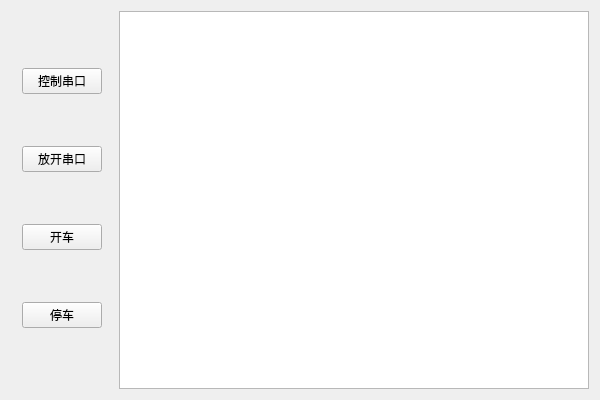
<?xml version="1.0" encoding="UTF-8"?>
<ui version="4.0">
 <class>CarClientClass</class>
 <widget class="QMainWindow" name="CarClientClass">
  <property name="geometry">
   <rect>
    <x>0</x>
    <y>0</y>
    <width>600</width>
    <height>400</height>
   </rect>
  </property>
  <property name="windowTitle">
   <string>CarClient</string>
  </property>
  <widget class="QWidget" name="centralWidget">
   <layout class="QGridLayout" name="gridLayout">
    <item row="0" column="0">
     <widget class="QWidget" name="widget" native="true">
      <layout class="QGridLayout" name="gridLayout_2">
       <item row="0" column="0">
        <widget class="QPushButton" name="btn_controll">
         <property name="text">
          <string>控制串口</string>
         </property>
        </widget>
       </item>
       <item row="4" column="0">
        <widget class="QPushButton" name="btn_stop">
         <property name="text">
          <string>停车</string>
         </property>
        </widget>
       </item>
       <item row="2" column="0">
        <widget class="QPushButton" name="btn_start">
         <property name="text">
          <string>开车</string>
         </property>
        </widget>
       </item>
       <item row="1" column="0">
        <widget class="QPushButton" name="btn_release">
         <property name="text">
          <string>放开串口</string>
         </property>
        </widget>
       </item>
      </layout>
     </widget>
    </item>
    <item row="0" column="1">
     <widget class="QPlainTextEdit" name="txt"/>
    </item>
   </layout>
  </widget>
 </widget>
 <layoutdefault spacing="6" margin="11"/>
 <resources/>
 <connections/>
</ui>
